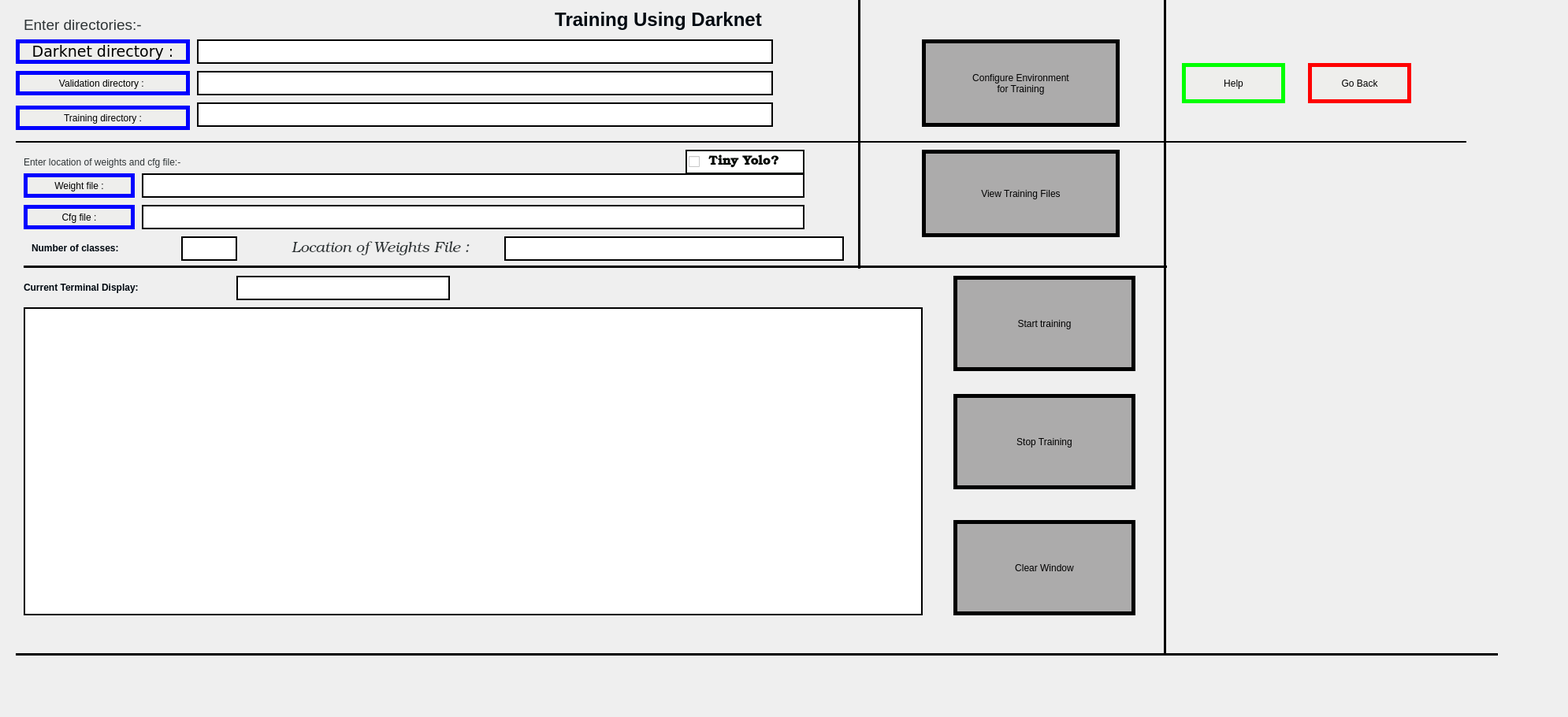
    <widget class="QWidget" name="page_5">
     <widget class="QWidget" name="centralWidget_2" native="true">
      <property name="geometry">
       <rect>
        <x>20</x>
        <y>-10</y>
        <width>1961</width>
        <height>901</height>
       </rect>
      </property>
      <widget class="QPushButton" name="pushButtonTrainingDirectory">
       <property name="geometry">
        <rect>
         <x>0</x>
         <y>144</y>
         <width>221</width>
         <height>31</height>
        </rect>
       </property>
       <property name="cursor">
        <cursorShape>PointingHandCursor</cursorShape>
       </property>
       <property name="styleSheet">
        <string notr="true">background-color: rgb(238, 238, 236);
border-style:solid;
border-color: rgb(0,0,255);
border-width:5px;
font: 14pt &quot;DejaVu Sans&quot;;
</string>
       </property>
       <property name="text">
        <string>Training directory :</string>
       </property>
      </widget>
      <widget class="QPushButton" name="pushButtonValidationDirectory">
       <property name="geometry">
        <rect>
         <x>0</x>
         <y>100</y>
         <width>221</width>
         <height>31</height>
        </rect>
       </property>
       <property name="cursor">
        <cursorShape>PointingHandCursor</cursorShape>
       </property>
       <property name="styleSheet">
        <string notr="true">background-color: rgb(238, 238, 236);
border-style:solid;
border-color: rgb(0,0,255);
border-width:5px;
font: 14pt &quot;DejaVu Sans&quot;;
</string>
       </property>
       <property name="text">
        <string>Validation directory : </string>
       </property>
      </widget>
      <widget class="QLabel" name="labelTrainingDirectory">
       <property name="geometry">
        <rect>
         <x>230</x>
         <y>140</y>
         <width>731</width>
         <height>31</height>
        </rect>
       </property>
       <property name="styleSheet">
        <string notr="true">font: 75 italic 12pt &quot;URW Bookman L&quot;;
background-color: rgb(255, 255, 255);
color: rgb(46, 52, 54);
border-style:solid;
border-width:2px;</string>
       </property>
       <property name="text">
        <string/>
       </property>
      </widget>
      <widget class="QLabel" name="labelValidationDirectory">
       <property name="geometry">
        <rect>
         <x>230</x>
         <y>100</y>
         <width>731</width>
         <height>31</height>
        </rect>
       </property>
       <property name="styleSheet">
        <string notr="true">font: 75 italic 12pt &quot;URW Bookman L&quot;;
background-color: rgb(255, 255, 255);
color: rgb(46, 52, 54);
border-style:solid;
border-width:2px;</string>
       </property>
       <property name="text">
        <string/>
       </property>
      </widget>
      <widget class="QPushButton" name="pushButtonDarknetDirectory">
       <property name="geometry">
        <rect>
         <x>0</x>
         <y>60</y>
         <width>221</width>
         <height>31</height>
        </rect>
       </property>
       <property name="font">
        <font>
         <family>DejaVu Sans</family>
         <pointsize>14</pointsize>
         <weight>50</weight>
         <italic>false</italic>
         <bold>false</bold>
        </font>
       </property>
       <property name="cursor">
        <cursorShape>PointingHandCursor</cursorShape>
       </property>
       <property name="styleSheet">
        <string notr="true">background-color: rgb(238, 238, 236);
border-style:solid;
border-color: rgb(0,0,255);
border-width:5px;
font: 14pt &quot;DejaVu Sans&quot;;


</string>
       </property>
       <property name="text">
        <string>Darknet directory :</string>
       </property>
      </widget>
      <widget class="QLabel" name="labelDarknetDirectory">
       <property name="geometry">
        <rect>
         <x>230</x>
         <y>60</y>
         <width>731</width>
         <height>31</height>
        </rect>
       </property>
       <property name="styleSheet">
        <string notr="true">font: 75 italic 12pt &quot;URW Bookman L&quot;;
background-color: rgb(255, 255, 255);
color: rgb(46, 52, 54);
border-style:solid;
border-width:2px;</string>
       </property>
       <property name="text">
        <string/>
       </property>
      </widget>
      <widget class="QLabel" name="label_15">
       <property name="geometry">
        <rect>
         <x>20</x>
         <y>310</y>
         <width>181</width>
         <height>31</height>
        </rect>
       </property>
       <property name="styleSheet">
        <string notr="true">font: 75 italic 14pt &quot;URW Bookman L&quot;;
color: rgb(46, 52, 54);</string>
       </property>
       <property name="text">
        <string>&lt;html&gt;&lt;head/&gt;&lt;body&gt;&lt;p&gt;&lt;span style=&quot; font-weight:600; font-style:normal; color:#000810;&quot;&gt;Number of classes:&lt;/span&gt;&lt;/p&gt;&lt;/body&gt;&lt;/html&gt;</string>
       </property>
      </widget>
      <widget class="QLabel" name="labelNumberOfClasses">
       <property name="geometry">
        <rect>
         <x>210</x>
         <y>310</y>
         <width>71</width>
         <height>31</height>
        </rect>
       </property>
       <property name="styleSheet">
        <string notr="true">font: 75 italic 14pt &quot;URW Bookman L&quot;;
background-color: rgb(255, 255, 255);
border-style:solid;
border-width:2px;

</string>
       </property>
       <property name="text">
        <string/>
       </property>
      </widget>
      <widget class="QPushButton" name="pushButtonGenerateAllTrainingFiles">
       <property name="geometry">
        <rect>
         <x>1150</x>
         <y>60</y>
         <width>251</width>
         <height>111</height>
        </rect>
       </property>
       <property name="cursor">
        <cursorShape>PointingHandCursor</cursorShape>
       </property>
       <property name="styleSheet">
        <string notr="true">background-color: rgb(172, 171,171 );
border-style:solid;
border-color: rgb(0,0,0);
border-width:5px;
font: 14pt &quot;DejaVu Sans&quot;;
</string>
       </property>
       <property name="text">
        <string>Configure Environment 
for Training</string>
       </property>
      </widget>
      <widget class="QLabel" name="label_16">
       <property name="geometry">
        <rect>
         <x>10</x>
         <y>26</y>
         <width>171</width>
         <height>31</height>
        </rect>
       </property>
       <property name="styleSheet">
        <string notr="true">font: 75 italic 12pt &quot;URW Bookman L&quot;;
color: rgb(32, 74, 135);</string>
       </property>
       <property name="text">
        <string>&lt;html&gt;&lt;head/&gt;&lt;body&gt;&lt;p&gt;&lt;span style=&quot; font-size:14pt; font-style:normal; color:#2e3436;&quot;&gt;Enter directories:-&lt;/span&gt;&lt;/p&gt;&lt;/body&gt;&lt;/html&gt;</string>
       </property>
      </widget>
      <widget class="Line" name="line_6">
       <property name="geometry">
        <rect>
         <x>0</x>
         <y>180</y>
         <width>1841</width>
         <height>20</height>
        </rect>
       </property>
       <property name="frameShadow">
        <enum>QFrame::Plain</enum>
       </property>
       <property name="lineWidth">
        <number>2</number>
       </property>
       <property name="orientation">
        <enum>Qt::Horizontal</enum>
       </property>
      </widget>
      <widget class="QLabel" name="label_17">
       <property name="geometry">
        <rect>
         <x>10</x>
         <y>200</y>
         <width>401</width>
         <height>31</height>
        </rect>
       </property>
       <property name="styleSheet">
        <string notr="true">font: 75 italic 14pt &quot;URW Bookman L&quot;;
color: rgb(46, 52, 54);</string>
       </property>
       <property name="text">
        <string>&lt;html&gt;&lt;head/&gt;&lt;body&gt;&lt;p&gt;&lt;span style=&quot; font-weight:600; font-style:normal; color:#000810;&quot;&gt;Enter location of weights and cfg file:-&lt;/span&gt;&lt;/p&gt;&lt;/body&gt;&lt;/html&gt;</string>
       </property>
      </widget>
      <widget class="QPushButton" name="pushButtonWeightFile">
       <property name="geometry">
        <rect>
         <x>10</x>
         <y>230</y>
         <width>141</width>
         <height>31</height>
        </rect>
       </property>
       <property name="cursor">
        <cursorShape>PointingHandCursor</cursorShape>
       </property>
       <property name="styleSheet">
        <string notr="true">background-color: rgb(238, 238, 236);
border-style:solid;
border-color: rgb(0,0,255);
border-width:5px;
font: 14pt &quot;DejaVu Sans&quot;;
</string>
       </property>
       <property name="text">
        <string>Weight file :</string>
       </property>
      </widget>
      <widget class="QLabel" name="labelWeightFile">
       <property name="geometry">
        <rect>
         <x>160</x>
         <y>230</y>
         <width>841</width>
         <height>31</height>
        </rect>
       </property>
       <property name="styleSheet">
        <string notr="true">font: 75 italic 12pt &quot;URW Bookman L&quot;;
background-color: rgb(255, 255, 255);
color: rgb(46, 52, 54);
border-style:solid;
border-width:2px;</string>
       </property>
       <property name="text">
        <string/>
       </property>
      </widget>
      <widget class="QPushButton" name="pushButtonCfgFile">
       <property name="geometry">
        <rect>
         <x>10</x>
         <y>270</y>
         <width>141</width>
         <height>31</height>
        </rect>
       </property>
       <property name="cursor">
        <cursorShape>PointingHandCursor</cursorShape>
       </property>
       <property name="styleSheet">
        <string notr="true">background-color: rgb(238, 238, 236);
border-style:solid;
border-color: rgb(0,0,255);
border-width:5px;
font: 14pt &quot;DejaVu Sans&quot;;
</string>
       </property>
       <property name="text">
        <string>Cfg file :</string>
       </property>
      </widget>
      <widget class="QLabel" name="labelCfgFile">
       <property name="geometry">
        <rect>
         <x>160</x>
         <y>270</y>
         <width>841</width>
         <height>31</height>
        </rect>
       </property>
       <property name="styleSheet">
        <string notr="true">font: 75 italic 12pt &quot;URW Bookman L&quot;;
background-color: rgb(255, 255, 255);
color: rgb(46, 52, 54);
border-style:solid;
border-width:2px;</string>
       </property>
       <property name="text">
        <string/>
       </property>
      </widget>
      <widget class="Line" name="line_7">
       <property name="geometry">
        <rect>
         <x>10</x>
         <y>340</y>
         <width>1451</width>
         <height>16</height>
        </rect>
       </property>
       <property name="frameShadow">
        <enum>QFrame::Plain</enum>
       </property>
       <property name="lineWidth">
        <number>3</number>
       </property>
       <property name="orientation">
        <enum>Qt::Horizontal</enum>
       </property>
      </widget>
      <widget class="QPushButton" name="pushButtonStartTraining">
       <property name="geometry">
        <rect>
         <x>1190</x>
         <y>360</y>
         <width>231</width>
         <height>121</height>
        </rect>
       </property>
       <property name="cursor">
        <cursorShape>PointingHandCursor</cursorShape>
       </property>
       <property name="styleSheet">
        <string notr="true">background-color: rgb(172, 171,171 );
border-style:solid;
border-color: rgb(0,0,0);
border-width:5px;
font: 14pt &quot;DejaVu Sans&quot;;
</string>
       </property>
       <property name="text">
        <string>Start training</string>
       </property>
      </widget>
      <widget class="QCheckBox" name="checkBoxTinyYolo">
       <property name="geometry">
        <rect>
         <x>850</x>
         <y>200</y>
         <width>151</width>
         <height>31</height>
        </rect>
       </property>
       <property name="palette">
        <palette>
         <active>
          <colorrole role="WindowText">
           <brush brushstyle="SolidPattern">
            <color alpha="255">
             <red>0</red>
             <green>8</green>
             <blue>0</blue>
            </color>
           </brush>
          </colorrole>
          <colorrole role="Button">
           <brush brushstyle="SolidPattern">
            <color alpha="255">
             <red>255</red>
             <green>255</green>
             <blue>255</blue>
            </color>
           </brush>
          </colorrole>
          <colorrole role="Text">
           <brush brushstyle="SolidPattern">
            <color alpha="255">
             <red>0</red>
             <green>8</green>
             <blue>0</blue>
            </color>
           </brush>
          </colorrole>
          <colorrole role="ButtonText">
           <brush brushstyle="SolidPattern">
            <color alpha="255">
             <red>0</red>
             <green>8</green>
             <blue>0</blue>
            </color>
           </brush>
          </colorrole>
          <colorrole role="Base">
           <brush brushstyle="SolidPattern">
            <color alpha="255">
             <red>255</red>
             <green>255</green>
             <blue>255</blue>
            </color>
           </brush>
          </colorrole>
          <colorrole role="Window">
           <brush brushstyle="SolidPattern">
            <color alpha="255">
             <red>255</red>
             <green>255</green>
             <blue>255</blue>
            </color>
           </brush>
          </colorrole>
         </active>
         <inactive>
          <colorrole role="WindowText">
           <brush brushstyle="SolidPattern">
            <color alpha="255">
             <red>0</red>
             <green>8</green>
             <blue>0</blue>
            </color>
           </brush>
          </colorrole>
          <colorrole role="Button">
           <brush brushstyle="SolidPattern">
            <color alpha="255">
             <red>255</red>
             <green>255</green>
             <blue>255</blue>
            </color>
           </brush>
          </colorrole>
          <colorrole role="Text">
           <brush brushstyle="SolidPattern">
            <color alpha="255">
             <red>0</red>
             <green>8</green>
             <blue>0</blue>
            </color>
           </brush>
          </colorrole>
          <colorrole role="ButtonText">
           <brush brushstyle="SolidPattern">
            <color alpha="255">
             <red>0</red>
             <green>8</green>
             <blue>0</blue>
            </color>
           </brush>
          </colorrole>
          <colorrole role="Base">
           <brush brushstyle="SolidPattern">
            <color alpha="255">
             <red>255</red>
             <green>255</green>
             <blue>255</blue>
            </color>
           </brush>
          </colorrole>
          <colorrole role="Window">
           <brush brushstyle="SolidPattern">
            <color alpha="255">
             <red>255</red>
             <green>255</green>
             <blue>255</blue>
            </color>
           </brush>
          </colorrole>
         </inactive>
         <disabled>
          <colorrole role="WindowText">
           <brush brushstyle="SolidPattern">
            <color alpha="255">
             <red>0</red>
             <green>8</green>
             <blue>0</blue>
            </color>
           </brush>
          </colorrole>
          <colorrole role="Button">
           <brush brushstyle="SolidPattern">
            <color alpha="255">
             <red>255</red>
             <green>255</green>
             <blue>255</blue>
            </color>
           </brush>
          </colorrole>
          <colorrole role="Text">
           <brush brushstyle="SolidPattern">
            <color alpha="255">
             <red>0</red>
             <green>8</green>
             <blue>0</blue>
            </color>
           </brush>
          </colorrole>
          <colorrole role="ButtonText">
           <brush brushstyle="SolidPattern">
            <color alpha="255">
             <red>0</red>
             <green>8</green>
             <blue>0</blue>
            </color>
           </brush>
          </colorrole>
          <colorrole role="Base">
           <brush brushstyle="SolidPattern">
            <color alpha="255">
             <red>255</red>
             <green>255</green>
             <blue>255</blue>
            </color>
           </brush>
          </colorrole>
          <colorrole role="Window">
           <brush brushstyle="SolidPattern">
            <color alpha="255">
             <red>255</red>
             <green>255</green>
             <blue>255</blue>
            </color>
           </brush>
          </colorrole>
         </disabled>
        </palette>
       </property>
       <property name="font">
        <font>
         <family>URW Bookman L</family>
         <pointsize>12</pointsize>
         <weight>75</weight>
         <italic>false</italic>
         <bold>true</bold>
        </font>
       </property>
       <property name="styleSheet">
        <string notr="true">font: 75 bold 12pt  &quot;URW Bookman L&quot;;
background-color: rgb(255, 255, 255);
color: rgb(0,8, 0);
border-style:solid;
border-width:2px;
padding-left:2px;</string>
       </property>
       <property name="text">
        <string> Tiny Yolo?</string>
       </property>
       <property name="iconSize">
        <size>
         <width>18</width>
         <height>18</height>
        </size>
       </property>
       <property name="tristate">
        <bool>false</bool>
       </property>
      </widget>
      <widget class="QPushButton" name="pushButton_4">
       <property name="geometry">
        <rect>
         <x>1640</x>
         <y>90</y>
         <width>131</width>
         <height>51</height>
        </rect>
       </property>
       <property name="cursor">
        <cursorShape>PointingHandCursor</cursorShape>
       </property>
       <property name="styleSheet">
        <string notr="true">background-color: rgb(238, 238, 236);
border-style:solid;
border-color: rgb(255,0, 0);
border-width:5px;
font: 14pt &quot;DejaVu Sans&quot;;
</string>
       </property>
       <property name="text">
        <string>Go Back</string>
       </property>
      </widget>
      <widget class="QPushButton" name="pushButtonStopTraining">
       <property name="geometry">
        <rect>
         <x>1190</x>
         <y>510</y>
         <width>231</width>
         <height>121</height>
        </rect>
       </property>
       <property name="cursor">
        <cursorShape>PointingHandCursor</cursorShape>
       </property>
       <property name="styleSheet">
        <string notr="true">background-color: rgb(172, 171,171 );
border-style:solid;
border-color: rgb(0,0,0);
border-width:5px;
font: 14pt &quot;DejaVu Sans&quot;;
</string>
       </property>
       <property name="text">
        <string>Stop Training</string>
       </property>
      </widget>
      <widget class="QPushButton" name="pushButton_5">
       <property name="geometry">
        <rect>
         <x>1480</x>
         <y>90</y>
         <width>131</width>
         <height>51</height>
        </rect>
       </property>
       <property name="cursor">
        <cursorShape>PointingHandCursor</cursorShape>
       </property>
       <property name="styleSheet">
        <string notr="true">background-color: rgb(238, 238, 236);
border-style:solid;
border-color: rgb(0,255, 0);
border-width:5px;
font: 14pt &quot;DejaVu Sans&quot;;
</string>
       </property>
       <property name="text">
        <string>Help</string>
       </property>
      </widget>
      <widget class="QPushButton" name="pushButton_6">
       <property name="geometry">
        <rect>
         <x>1150</x>
         <y>200</y>
         <width>251</width>
         <height>111</height>
        </rect>
       </property>
       <property name="cursor">
        <cursorShape>PointingHandCursor</cursorShape>
       </property>
       <property name="styleSheet">
        <string notr="true">background-color: rgb(172, 171,171 );
border-style:solid;
border-color: rgb(0,0,0);
border-width:5px;
font: 14pt &quot;DejaVu Sans&quot;;
</string>
       </property>
       <property name="text">
        <string>View Training Files</string>
       </property>
      </widget>
      <widget class="QLabel" name="label_18">
       <property name="geometry">
        <rect>
         <x>350</x>
         <y>310</y>
         <width>261</width>
         <height>31</height>
        </rect>
       </property>
       <property name="font">
        <font>
         <family>URW Bookman L</family>
         <pointsize>14</pointsize>
         <weight>9</weight>
         <italic>true</italic>
         <bold>false</bold>
        </font>
       </property>
       <property name="styleSheet">
        <string notr="true">font: 75 italic 14pt &quot;URW Bookman L&quot;;
color: rgb(46, 52, 54);</string>
       </property>
       <property name="text">
        <string>&lt;html&gt;&lt;head/&gt;&lt;body&gt;&lt;p&gt;&lt;span style=&quot; font-weight:600; font-style:normal; color:#000810;&quot;&gt;Location of Weights File : &lt;/span&gt;&lt;/p&gt;&lt;/body&gt;&lt;/html&gt;</string>
       </property>
      </widget>
      <widget class="QLabel" name="labelOutputWeightsLocation">
       <property name="geometry">
        <rect>
         <x>620</x>
         <y>310</y>
         <width>431</width>
         <height>31</height>
        </rect>
       </property>
       <property name="styleSheet">
        <string notr="true">font: 75 italic 12pt &quot;URW Bookman L&quot;;
background-color: rgb(255, 255, 255);
color: rgb(32, 74, 135);
border-style:solid;
border-width:2px;</string>
       </property>
       <property name="text">
        <string/>
       </property>
      </widget>
      <widget class="QTextBrowser" name="textBrowserTrainingOutput">
       <property name="geometry">
        <rect>
         <x>10</x>
         <y>400</y>
         <width>1141</width>
         <height>391</height>
        </rect>
       </property>
       <property name="styleSheet">
        <string notr="true">font: 75 italic 12pt &quot;URW Bookman L&quot;;
background-color: rgb(255, 255, 255);
border-style:solid;
border-width:2px</string>
       </property>
      </widget>
      <widget class="QLabel" name="label_19">
       <property name="geometry">
        <rect>
         <x>-140</x>
         <y>10</y>
         <width>1911</width>
         <height>51</height>
        </rect>
       </property>
       <property name="text">
        <string>&lt;html&gt;&lt;head/&gt;&lt;body&gt;&lt;p align=&quot;center&quot;&gt;&lt;span style=&quot; font-size:18pt; font-weight:600; color:#000810;&quot;&gt;Training Using Darknet&lt;/span&gt;&lt;/p&gt;&lt;/body&gt;&lt;/html&gt;</string>
       </property>
      </widget>
      <widget class="Line" name="line_5">
       <property name="geometry">
        <rect>
         <x>1450</x>
         <y>10</y>
         <width>16</width>
         <height>831</height>
        </rect>
       </property>
       <property name="frameShadow">
        <enum>QFrame::Plain</enum>
       </property>
       <property name="lineWidth">
        <number>3</number>
       </property>
       <property name="orientation">
        <enum>Qt::Vertical</enum>
       </property>
      </widget>
      <widget class="Line" name="line_11">
       <property name="geometry">
        <rect>
         <x>1060</x>
         <y>10</y>
         <width>20</width>
         <height>341</height>
        </rect>
       </property>
       <property name="frameShadow">
        <enum>QFrame::Plain</enum>
       </property>
       <property name="lineWidth">
        <number>3</number>
       </property>
       <property name="orientation">
        <enum>Qt::Vertical</enum>
       </property>
      </widget>
      <widget class="Line" name="line_20">
       <property name="geometry">
        <rect>
         <x>-30</x>
         <y>830</y>
         <width>1911</width>
         <height>20</height>
        </rect>
       </property>
       <property name="frameShadow">
        <enum>QFrame::Plain</enum>
       </property>
       <property name="lineWidth">
        <number>3</number>
       </property>
       <property name="orientation">
        <enum>Qt::Horizontal</enum>
       </property>
      </widget>
      <widget class="QPushButton" name="pushButtonStopTraining_2">
       <property name="geometry">
        <rect>
         <x>1190</x>
         <y>670</y>
         <width>231</width>
         <height>121</height>
        </rect>
       </property>
       <property name="cursor">
        <cursorShape>PointingHandCursor</cursorShape>
       </property>
       <property name="styleSheet">
        <string notr="true">background-color: rgb(172, 171,171 );
border-style:solid;
border-color: rgb(0,0,0);
border-width:5px;
font: 14pt &quot;DejaVu Sans&quot;;
</string>
       </property>
       <property name="text">
        <string>Clear Window</string>
       </property>
      </widget>
      <widget class="QLabel" name="label_60">
       <property name="geometry">
        <rect>
         <x>10</x>
         <y>360</y>
         <width>271</width>
         <height>31</height>
        </rect>
       </property>
       <property name="styleSheet">
        <string notr="true">font: 75 italic 14pt &quot;URW Bookman L&quot;;
color: rgb(46, 52, 54);</string>
       </property>
       <property name="text">
        <string>&lt;html&gt;&lt;head/&gt;&lt;body&gt;&lt;p&gt;&lt;span style=&quot; font-weight:600; font-style:normal; color:#000810;&quot;&gt;Current Terminal Display:&lt;/span&gt;&lt;/p&gt;&lt;/body&gt;&lt;/html&gt;</string>
       </property>
      </widget>
      <widget class="QLabel" name="labelTrainingCurrentTerminalOutput">
       <property name="geometry">
        <rect>
         <x>280</x>
         <y>360</y>
         <width>271</width>
         <height>31</height>
        </rect>
       </property>
       <property name="styleSheet">
        <string notr="true">font: 75 italic 14pt &quot;URW Bookman L&quot;;
background-color: rgb(255, 255, 255);
border-style:solid;
border-width:2px;

</string>
       </property>
       <property name="text">
        <string/>
       </property>
      </widget>
     </widget>
    </widget>
